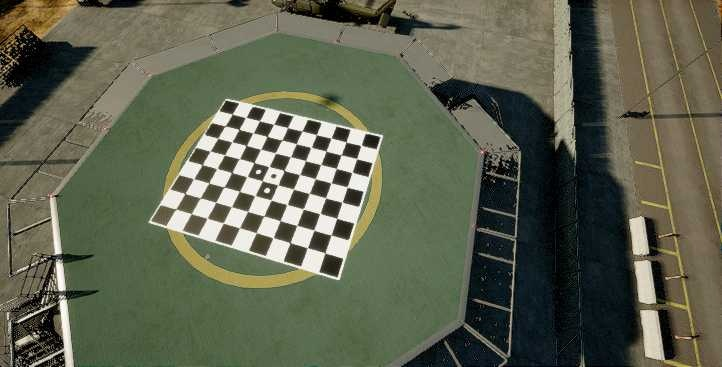
#> input picture FinalProject/codes/cam_calib/imgs-f/001.jpg, 722 x 367 px; its folder holds only this picture in this run
$ jupyter execute cam_calib.ipynb   (shell and % lines are left out)
#> lines starting #> are read from the running program, lines starting #| are printed output that depends on the picture; long printed decimals are rounded
# Camera Calibration Notebook

## 1. Introduction and Setup

### Introduction to Camera Calibration

Camera calibration is the process of estimating the parameters of a camera's imaging system. These parameters include:

1. Intrinsic parameters: focal length, optical center, and lens distortion coefficients.
2. Extrinsic parameters: rotation and translation of the camera with respect to a world coordinate system.

Calibration is crucial for:
- Correcting lens distortion
- Measuring objects in world units
- 3D reconstruction
- Augmented reality applications

In this notebook, we'll perform camera calibration using a chessboard pattern and visualize the results.

### Setup: Importing necessary libraries

Let's start by importing the required libraries:

[cell 1]
import numpy as np
import cv2
import glob
import matplotlib.pyplot as plt

## 2. Image Collection

In this section, we'll load our calibration images and display a sample image to ensure everything is set up correctly.

### Load calibration images

We'll use glob to find all the calibration images in a specified directory.

### Display a sample image

We'll display the first image from our collection to visually verify our data.

[cell 2]
# Specify the path to your calibration images
images_path = 'imgs-f\*.jpg'  # Adjust this path as needed

# Get a list of all calibration image file paths
images = sorted(glob.glob(images_path))

print(f"Found {len(images)} calibration images.")

# Read and display the first image
if images:
    sample_image = cv2.imread(images[0])
#> sample_image is the input picture: shape (367, 722, 3); mean B, G, R 79, 97.7, 94
    sample_image_rgb = cv2.cvtColor(sample_image, cv2.COLOR_BGR2RGB)

    plt.figure(figsize=(10, 8))
    plt.imshow(sample_image_rgb)
    plt.title('Sample Calibration Image')
    plt.axis('off')
    plt.show()
else:
    print("No calibration images found. Please check the image path.")

# Print image dimensions
if 'sample_image' in locals():
    print(f"Image dimensions: {sample_image.shape[1]} x {sample_image.shape[0]} pixels")
#| Image dimensions: 722 x 367 pixels

## 3. Chessboard Detection

In this section, we'll detect the chessboard corners in all calibration images. This is a crucial step for camera calibration as it provides the necessary point correspondences between the 2D image points and the 3D world points.

### Define the chessboard size

We need to specify the number of inner corners in the chessboard pattern.

### Prepare object points

We'll create a set of 3D points representing the chessboard corners in the world coordinate system.

### Detect chessboard corners

We'll iterate through all images, detect the chessboard corners, and store the results.

### Visualize detected corners

We'll display a sample image with the detected corners overlaid to verify the detection process.

[cell 3]
# Define the chessboard size (number of inner corners)
chessboard_size = (8, 10)  # Adjust this based on your chessboard pattern

# Prepare object points
square_size_mm = 0.025
objp = np.zeros((chessboard_size[0] * chessboard_size[1], 3), np.float32)
objp[:, :2] = np.mgrid[0:chessboard_size[0], 0:chessboard_size[1]].T.reshape(-1, 2) * square_size_mm
# Arrays to store object points and image points from all images
objpoints = []  # 3D points in real world space
imgpoints = []  # 2D points in image plane

img_list = []

# Iterate through all images
for fname in images:
    img = cv2.imread(fname)
    gray = cv2.cvtColor(img, cv2.COLOR_BGR2GRAY)
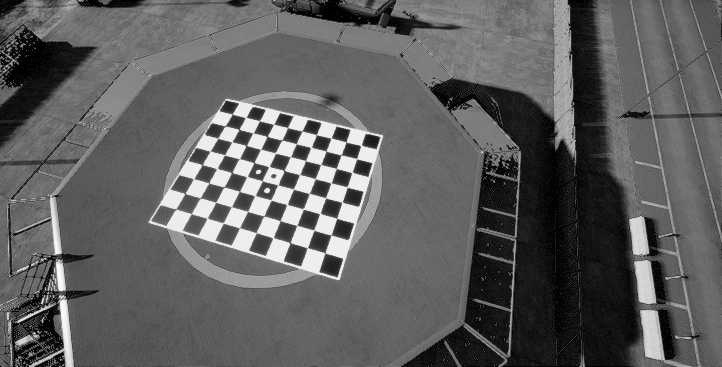
#> gray: shape (367, 722); min 0, max 255, mean 94.4

    # Find the chessboard corners
    ret, corners = cv2.findChessboardCorners(gray, chessboard_size, None)
#> ret = True; corners = 80 rows, first 8: [176.3, 208.8], [185, 193.5], [193.5, 179.1], [202.2, 164.9], [209.8, 151.4], [217.7, 138.2], [225, 126], [232, 113.9]

    # If found, add object points and image points
    if ret:
        img_list.append(fname)
        objpoints.append(objp)
        imgpoints.append(corners)

        # Draw and display the corners on a sample image
        if fname == images[0]:  # Only for the first image
            img_corners = cv2.drawChessboardCorners(img.copy(), chessboard_size, corners, ret)
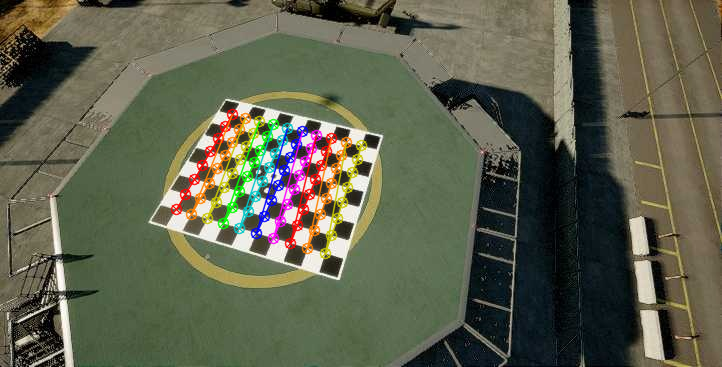
#> img_corners: shape (367, 722, 3); mean B, G, R 77.1, 96.6, 94.1
            plt.figure(figsize=(10, 8))
            plt.imshow(cv2.cvtColor(img_corners, cv2.COLOR_BGR2RGB))
            plt.title('Chessboard Corners Detection')
            plt.axis('off')
            plt.show()

print(f"Successfully detected corners in {len(objpoints)} out of {len(images)} images.")

[cell 4]
img_list

## 4. Camera Calibration

In this section, we'll perform the camera calibration using the detected chessboard corners. We'll then extract the camera matrix and distortion coefficients.

### Perform camera calibration

We'll use OpenCV's `calibrateCamera` function to compute the camera calibration parameters.

### Extract calibration results

We'll extract and display the camera matrix and distortion coefficients.

### Interpret the results

We'll briefly explain what each parameter means and its significance in camera calibration.

[cell 5]
# Perform camera calibration
ret, mtx, dist, rvecs, tvecs = cv2.calibrateCamera(objpoints, imgpoints, gray.shape[::-1], None, None)
#> ret = 0.265; mtx = [[115.1, 0, 366.6], [0, 97.78, 138], [0, 0, 1]]; dist = [[-0.00228, 0.00612, -0.00291, 0.00372, -0.00124]]; rvecs = ([-0.15, -0.106, -1.3],); tvecs = ([-0.272, 0.12, 0.163],)

# Print calibration results
print("Camera calibrated:", ret)
#| Camera calibrated: 0.2651
print("\nCamera matrix:")
print(mtx)
#| [[115.086   0.         366.649]
#|  [  0.          97.781 138.023]
#|  [  0.           0.           1.        ]]
print("\nDistortion coefficients:")
print(dist)
#| [[-0.00228  0.006119 -0.002912  0.003725 -0.001242]]

# Interpret the results
print("\nInterpretation of the camera matrix:")
print(f"Focal length: ({mtx[0,0]:.2f}, {mtx[1,1]:.2f})")
#| Focal length: (115.09, 97.78)
print(f"Principal point: ({mtx[0,2]:.2f}, {mtx[1,2]:.2f})")
#| Principal point: (366.65, 138.02)

print("\nInterpretation of distortion coefficients:")
print(f"Radial distortion: (k1: {dist[0,0]:.4f}, k2: {dist[0,1]:.4f}, k3: {dist[0,4]:.4f})")
#| Radial distortion: (k1: -0.0023, k2: 0.0061, k3: -0.0012)
print(f"Tangential distortion: (p1: {dist[0,2]:.4f}, p2: {dist[0,3]:.4f})")
#| Tangential distortion: (p1: -0.0029, p2: 0.0037)

# Visualize the camera matrix with numbers, without color bar and colors
plt.figure(figsize=(6, 6))
plt.imshow(mtx, aspect='equal')
plt.title('Camera Matrix Visualization')

# Add text annotations
for i in range(mtx.shape[0]):
    for j in range(mtx.shape[1]):
        text = plt.text(j, i, f'{mtx[i, j]:.2f}',
                        ha="center", va="center", color="white",
                        fontweight='bold')

plt.axis('off')  # Turn off axis
plt.tight_layout()
plt.show()
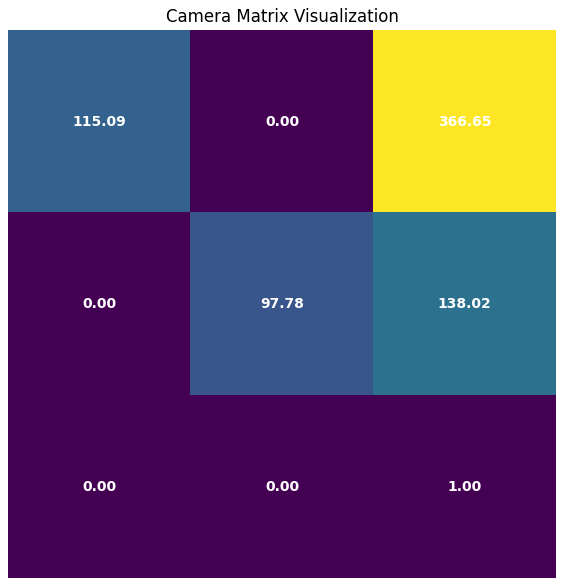
#> figure drawn by matplotlib, 1 panel

## 5. Image Undistortion

In this section, we'll use the calibration results to undistort images and visualize the effect of lens correction.

### Apply undistortion to a sample image

We'll use OpenCV's `undistort` function to correct the lens distortion in our sample image.

### Visualize the undistortion effect

We'll display the original and undistorted images side by side for comparison.

### Analyze the undistortion results

We'll discuss the visible changes in the image and their significance.

[cell 6]
# Load a sample image for undistortion
sample_img = cv2.imread(images[0])
h, w = sample_img.shape[:2]

# Undistort the image
dst = cv2.undistort(sample_img, mtx, dist, None, mtx)
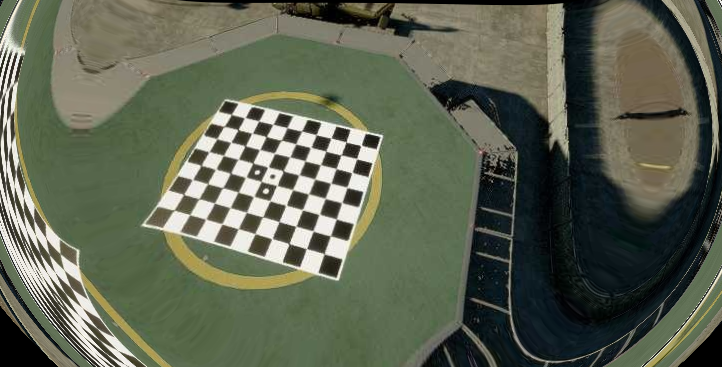
#> dst: shape (367, 722, 3); mean B, G, R 81.6, 99.2, 93.3


# Display the original and undistorted images
fig, (ax1, ax2) = plt.subplots(1, 2, figsize=(10,5))

ax1.imshow(cv2.cvtColor(sample_img, cv2.COLOR_BGR2RGB))
ax1.set_title('Original Image')
ax1.axis('off')

ax2.imshow(cv2.cvtColor(dst, cv2.COLOR_BGR2RGB))
ax2.set_title('Undistorted Image')
ax2.axis('off')

plt.tight_layout()
plt.show()
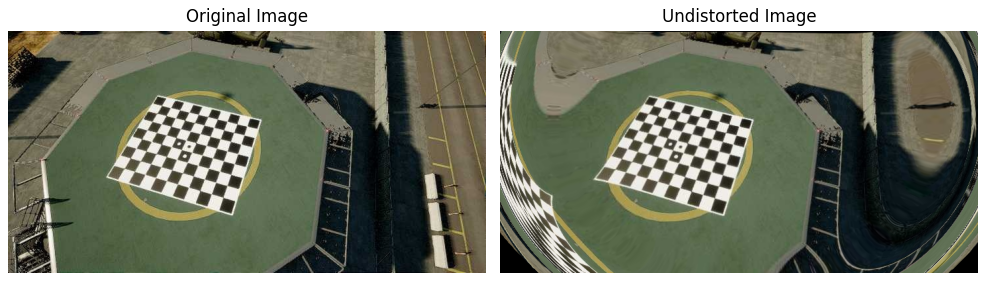
#> figure drawn by matplotlib, 2 panels

# Analyze the results
print("Undistortion Analysis:")
print("1. Observe the straightening of lines, especially near the edges of the image.")
print("2. Notice any changes in the image proportions or perspective.")
print("3. Look for reductions in barrel or pincushion distortion effects.")
print("\nNote: The severity of the changes will depend on the level of distortion in the original image.")

## 6. Calibration Quality Assessment

In this section, we'll assess the quality of our camera calibration by calculating and visualizing the reprojection error.

### Calculate Reprojection Error

We'll compute the reprojection error for each calibration image and calculate the mean error.

### Visualize Reprojection Error

We'll create a histogram of reprojection errors to visualize their distribution.

### Interpret the Results

We'll discuss what the reprojection error means and what constitutes a good calibration result.

[cell 7]
# Calculate reprojection error
mean_error = 0
for i in range(len(objpoints)):
    imgpoints2, _ = cv2.projectPoints(objpoints[i], rvecs[i], tvecs[i], mtx, dist)
    error = cv2.norm(imgpoints[i], imgpoints2, cv2.NORM_L2)/len(imgpoints2)
    mean_error += error
#> this loop made 1 pass
#> (error, mean_error) on pass 1: (0.0296, 0.0296)
#> after the loop, mean_error = 0.0296

mean_error /= len(objpoints)

print(f"Mean reprojection error: {mean_error:.5f} pixels")
#| Mean reprojection error: 0.02964 pixels

# Calculate reprojection error for each point in each image
total_error = []
for i in range(len(objpoints)):
    imgpoints2, _ = cv2.projectPoints(objpoints[i], rvecs[i], tvecs[i], mtx, dist)
    error = np.sum(np.abs(imgpoints[i] - imgpoints2)**2, axis=2).reshape(-1)
    total_error.extend(error)
#> this loop made 1 pass
#> after the loop, total_error = 80 values, max 0.323 at index 38, min 0.000731 at index 23, mean 0.0703

# Visualize reprojection error distribution
plt.figure(figsize=(10, 6))
plt.hist(np.sqrt(total_error), bins=50, range=(0, 2), edgecolor='black')
plt.title('Distribution of Reprojection Errors')
plt.xlabel('Reprojection Error (pixels)')
plt.ylabel('Frequency')
plt.show()
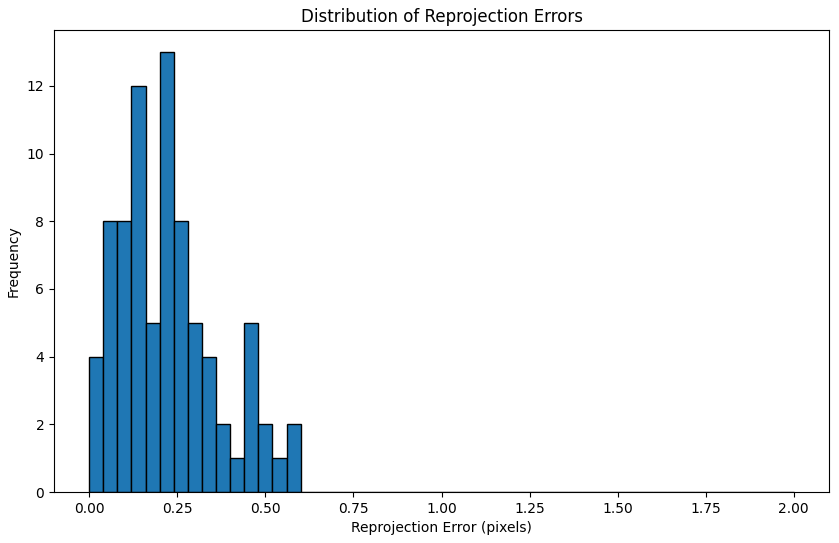
#> figure drawn by matplotlib, 1 panel; tallest bar 13 high, from x = 0.2 to 0.24

# Calculate and print some statistics
error_array = np.array(total_error)
#> error_array has the same summary as total_error
print(f"Minimum reprojection error: {np.min(np.sqrt(error_array)):.5f} pixels")
#| Minimum reprojection error: 0.02703 pixels
print(f"Maximum reprojection error: {np.max(np.sqrt(error_array)):.5f} pixels")
#| Maximum reprojection error: 0.5683 pixels
print(f"Median reprojection error: {np.median(np.sqrt(error_array)):.5f} pixels")
#| Median reprojection error: 0.2155 pixels

# Interpret the results
print("\nInterpretation of Results:")
print("1. A mean reprojection error below 1 pixel is generally considered good.")
print("2. The distribution of errors should be roughly Gaussian and centered near zero.")
print("3. Large outliers in the error distribution may indicate issues with specific calibration images.")
print("4. If the error is consistently high, consider recapturing calibration images or adjusting the calibration process.")

## 7. Visualizing Camera Poses

In this section, we'll visualize the estimated camera poses for each calibration image. This visualization will help us understand the spatial relationship between the camera and the calibration pattern in 3D space.

### Prepare Camera Pose Data

We'll extract the rotation and translation vectors for each calibration image.

### Create 3D Visualization

We'll create a 3D plot showing the position and orientation of the camera for each calibration image relative to the chessboard.

### Interpret the Results

We'll discuss what the visualization tells us about the camera's movement during the calibration process.

[cell 8]

def draw_camera(ax, R, t, scale=0.08):
    # Camera frame
    cam_points = np.array([
        [0, 0, 0],  # Camera center
        [1, 1, 2],  # Top-right corner
        [1, -1, 2], # Bottom-right corner
        [-1, -1, 2],# Bottom-left corner
        [-1, 1, 2]  # Top-left corner
    ]) * scale

    cam_points_world = (R @ cam_points.T + t.reshape(3, 1)).T

    # Plot camera frame
    # Base of the pyramid
    ax.plot(cam_points_world[[1,2,3,4,1], 0],
            cam_points_world[[1,2,3,4,1], 1],
            cam_points_world[[1,2,3,4,1], 2], 'r-')

    # Lines from camera center to corners
    for i in range(1, 5):
        ax.plot(cam_points_world[[0,i], 0],
                cam_points_world[[0,i], 1],
                cam_points_world[[0,i], 2], 'r-')

    # Plot camera center
    ax.scatter(cam_points_world[0, 0], cam_points_world[0, 1], cam_points_world[0, 2], color='r', s=50)

# Create 3D plot
fig = plt.figure(figsize=(8, 8))
ax = fig.add_subplot(111, projection='3d')

# Plot chessboard plane
X, Y, Z = objp[:,0], objp[:,1], objp[:,2]
ax.scatter(X, Y, Z, alpha=0.5)

# Plot camera poses
for i, (R, t) in enumerate(zip(rvecs, tvecs)):
    R = cv2.Rodrigues(R)[0]
    R = np.linalg.inv(R)
    t = -t

    draw_camera(ax, R, t)
    ax.text(t[0][0], t[1][0], t[2][0], f'{i+1}', fontsize=8)
#> this loop made 1 pass
#> (R, t) on pass 1: ([-0.15, -0.106, -1.3], [0.272, -0.12, -0.163])

# Set labels and title
ax.set_xlabel('X')
ax.set_ylabel('Y')
ax.set_zlabel('Z')
ax.set_title('Camera Poses Relative to Chessboard')

# Set equal aspect ratio
ax.set_box_aspect((1, 1, 1))

# Get the limits of all axes
x_lim = ax.get_xlim()
#> x_lim = (-0.0289, 0.425)
y_lim = ax.get_ylim()
#> y_lim = (-0.259, 0.258)
z_lim = ax.get_zlim()
#> z_lim = (-0.176, 0.0212)

# Find the range
max_range = np.array([x_lim[1]-x_lim[0], y_lim[1]-y_lim[0], z_lim[1]-z_lim[0]]).max() / 2.0
#> max_range = 0.259

# Find the center
mid_x = np.mean(x_lim)
#> mid_x = 0.198
mid_y = np.mean(y_lim)
#> mid_y = -0.000726
mid_z = np.mean(z_lim)
#> mid_z = -0.0772

# Set the limits for all axes
ax.set_xlim(mid_x - max_range, mid_x + max_range)
ax.set_ylim(mid_y - max_range, mid_y + max_range)
ax.set_zlim(mid_z - max_range, mid_z + max_range)

# Calculate and print camera position statistics
camera_positions = np.array([t.ravel() for t in tvecs])
#> camera_positions = [[-0.272, 0.12, 0.163]]
mean_position = np.mean(camera_positions, axis=0)
#> mean_position = [-0.272, 0.12, 0.163]
std_position = np.std(camera_positions, axis=0)
#> std_position = [0, 0, 0]

print(f"Mean camera position: X={mean_position[0]:.2f}, Y={mean_position[1]:.2f}, Z={mean_position[2]:.2f}")
#| Mean camera position: X=-0.27, Y=0.12, Z=0.16
print(f"Standard deviation of camera positions: X={std_position[0]:.2f}, Y={std_position[1]:.2f}, Z={std_position[2]:.2f}")
#| Standard deviation of camera positions: X=0.00, Y=0.00, Z=0.00

plt.tight_layout()
plt.show()
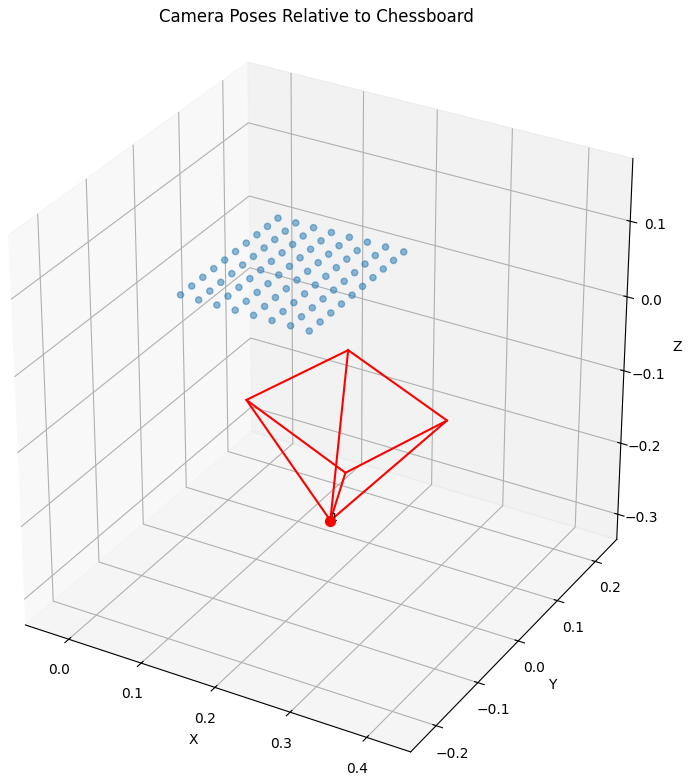
#> figure drawn by matplotlib, 1 panel

# Interpretation of the results
print("\nInterpretation of Camera Pose Visualization:")
print("1. Each point represents a camera position for a calibration image.")
print("2. The chessboard plane is shown at Z=0.")
print("3. The spread of camera positions shows the variety of viewpoints used in calibration.")
print("4. Ideally, you want a good distribution of camera positions around the chessboard.")
print("5. If all points are clustered in one area, consider taking more diverse calibration images.")

## 8. Saving and Calibration Results

In this section, we'll save our calibration results to a file and demonstrate how to load them back. This is crucial for reusing the calibration data in other projects or sessions.

### Save Calibration Results

We'll use NumPy's save function to store our calibration data in a compressed format.

```python

[cell 9]
import numpy as np
import os

# Create a dictionary to hold all calibration data
calibration_data = {
    'camera_matrix': mtx,
    'dist_coeffs': dist,
    'rvecs': rvecs,
    'tvecs': tvecs
}
#> calibration_data = {'camera_matrix': [[115.1, 0, 366.6], [0, 97.78, 138], [0, 0, 1]], 'dist_coeffs': [[-0.00228, 0.00612, -0.00291, 0.00372, -0.00124]], 'rvecs': ([-0.15, -0.106, -1.3],), 'tvecs': ([-0.272, 0.12, 0.163],)}

# Save the calibration data
np.savez_compressed('camera_calibration.npz', **calibration_data)

print("Calibration data saved to 'camera_calibration.npz'")
